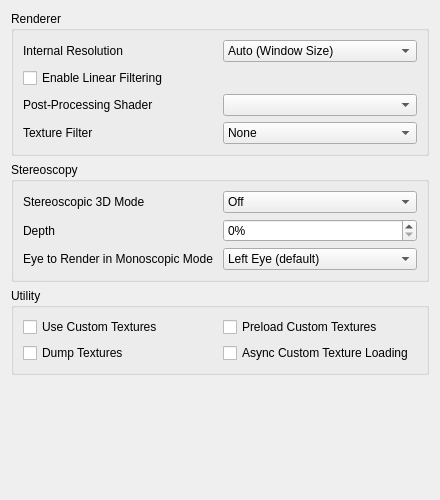
<?xml version="1.0" encoding="UTF-8"?>
<ui version="4.0">
 <class>ConfigureEnhancements</class>
 <widget class="QWidget" name="ConfigureEnhancements">
  <property name="geometry">
   <rect>
    <x>0</x>
    <y>0</y>
    <width>440</width>
    <height>500</height>
   </rect>
  </property>
  <property name="minimumSize">
   <size>
    <width>0</width>
    <height>0</height>
   </size>
  </property>
  <property name="windowTitle">
   <string>Form</string>
  </property>
  <layout class="QVBoxLayout" name="verticalLayout_2">
   <item>
    <widget class="QGroupBox" name="rendererBox">
     <property name="title">
      <string>Renderer</string>
     </property>
     <layout class="QVBoxLayout" name="verticalLayout_3">
      <item>
       <widget class="QWidget" name="widget_resolution" native="true">
        <layout class="QHBoxLayout" name="horizontalLayout_1">
         <property name="leftMargin">
          <number>0</number>
         </property>
         <property name="topMargin">
          <number>0</number>
         </property>
         <property name="rightMargin">
          <number>0</number>
         </property>
         <property name="bottomMargin">
          <number>0</number>
         </property>
         <item>
          <widget class="QLabel" name="resolution_label">
           <property name="text">
            <string>Internal Resolution</string>
           </property>
          </widget>
         </item>
         <item>
          <widget class="QComboBox" name="resolution_factor_combobox">
           <item>
            <property name="text">
             <string>Auto (Window Size)</string>
            </property>
           </item>
           <item>
            <property name="text">
             <string>Native (400x240)</string>
            </property>
           </item>
           <item>
            <property name="text">
             <string>2x Native (800x480)</string>
            </property>
           </item>
           <item>
            <property name="text">
             <string>3x Native (1200x720)</string>
            </property>
           </item>
           <item>
            <property name="text">
             <string>4x Native (1600x960)</string>
            </property>
           </item>
           <item>
            <property name="text">
             <string>5x Native (2000x1200)</string>
            </property>
           </item>
           <item>
            <property name="text">
             <string>6x Native (2400x1440)</string>
            </property>
           </item>
           <item>
            <property name="text">
             <string>7x Native (2800x1680)</string>
            </property>
           </item>
           <item>
            <property name="text">
             <string>8x Native (3200x1920)</string>
            </property>
           </item>
           <item>
            <property name="text">
             <string>9x Native (3600x2160)</string>
            </property>
           </item>
           <item>
            <property name="text">
             <string>10x Native (4000x2400)</string>
            </property>
           </item>
          </widget>
         </item>
        </layout>
       </widget>
      </item>
      <item>
       <widget class="QCheckBox" name="toggle_linear_filter">
        <property name="text">
         <string>Enable Linear Filtering</string>
        </property>
       </widget>
      </item>
      <item>
       <widget class="QWidget" name="widget_shader" native="true">
        <layout class="QHBoxLayout" name="horizontalLayout_2">
         <property name="leftMargin">
          <number>0</number>
         </property>
         <property name="topMargin">
          <number>0</number>
         </property>
         <property name="rightMargin">
          <number>0</number>
         </property>
         <property name="bottomMargin">
          <number>0</number>
         </property>
         <item>
          <widget class="QLabel" name="shader_label">
           <property name="text">
            <string>Post-Processing Shader</string>
           </property>
          </widget>
         </item>
         <item>
          <widget class="QComboBox" name="shader_combobox"/>
         </item>
        </layout>
       </widget>
      </item>
      <item>
       <widget class="QWidget" name="widget_texture_filter" native="true">
        <layout class="QHBoxLayout" name="horizontalLayout_3">
         <property name="leftMargin">
          <number>0</number>
         </property>
         <property name="topMargin">
          <number>0</number>
         </property>
         <property name="rightMargin">
          <number>0</number>
         </property>
         <property name="bottomMargin">
          <number>0</number>
         </property>
         <item>
          <widget class="QLabel" name="texture_filter_label">
           <property name="text">
            <string>Texture Filter</string>
           </property>
          </widget>
         </item>
         <item>
          <widget class="QComboBox" name="texture_filter_combobox">
           <item>
            <property name="text">
             <string>None</string>
            </property>
           </item>
           <item>
            <property name="text">
             <string>Anime4K</string>
            </property>
           </item>
           <item>
            <property name="text">
             <string>Bicubic</string>
            </property>
           </item>
           <item>
            <property name="text">
             <string>Nearest Neighbor</string>
            </property>
           </item>
           <item>
            <property name="text">
             <string>ScaleForce</string>
            </property>
           </item>
           <item>
            <property name="text">
             <string>xBRZ</string>
            </property>
           </item>
          </widget>
         </item>
        </layout>
       </widget>
      </item>
     </layout>
    </widget>
   </item>
   <item>
    <widget class="QGroupBox" name="stereo_group">
     <property name="title">
      <string>Stereoscopy</string>
     </property>
     <layout class="QVBoxLayout" name="verticalLayout_4">
      <item>
       <layout class="QHBoxLayout" name="horizontalLayout_4">
        <item>
         <widget class="QLabel" name="label_4">
          <property name="text">
           <string>Stereoscopic 3D Mode</string>
          </property>
         </widget>
        </item>
        <item>
         <widget class="QComboBox" name="render_3d_combobox">
          <item>
           <property name="text">
            <string>Off</string>
           </property>
          </item>
          <item>
           <property name="text">
            <string>Side by Side</string>
           </property>
          </item>
          <item>
           <property name="text">
            <string>Anaglyph</string>
           </property>
          </item>
          <item>
           <property name="text">
            <string>Interlaced</string>
           </property>
          </item>
          <item>
           <property name="text">
            <string>Reverse Interlaced</string>
           </property>
          </item>
         </widget>
        </item>
       </layout>
      </item>
      <item>
       <layout class="QHBoxLayout" name="horizontalLayout_5">
        <item>
         <widget class="QLabel" name="label_3">
          <property name="text">
           <string>Depth</string>
          </property>
         </widget>
        </item>
        <item>
         <widget class="QSpinBox" name="factor_3d">
          <property name="suffix">
           <string>%</string>
          </property>
          <property name="minimum">
           <number>0</number>
          </property>
          <property name="maximum">
           <number>100</number>
          </property>
          <property name="value">
           <number>0</number>
          </property>
         </widget>
        </item>
       </layout>
      </item>
      <item>
       <layout class="QHBoxLayout" name="horizontalLayout_6">
        <item>
         <widget class="QLabel" name="label_6">
          <property name="text">
           <string>Eye to Render in Monoscopic Mode</string>
          </property>
         </widget>
        </item>
        <item>
         <widget class="QComboBox" name="mono_rendering_eye">
          <item>
           <property name="text">
            <string>Left Eye (default)</string>
           </property>
          </item>
          <item>
           <property name="text">
            <string>Right Eye</string>
           </property>
          </item>
         </widget>
        </item>
       </layout>
      </item>
     </layout>
    </widget>
   </item>
   <item>
    <widget class="QGroupBox" name="utilityBox">
     <property name="title">
      <string>Utility</string>
     </property>
     <layout class="QGridLayout" name="gridLayout_1">
      <item row="1" column="0">
       <widget class="QCheckBox" name="toggle_custom_textures">
        <property name="toolTip">
         <string>&lt;html&gt;&lt;head/&gt;&lt;body&gt;&lt;p&gt;Replace textures with PNG files.&lt;/p&gt;&lt;p&gt;Textures are loaded from load/textures/[Title ID]/.&lt;/p&gt;&lt;/body&gt;&lt;/html&gt;</string>
        </property>
        <property name="text">
         <string>Use Custom Textures</string>
        </property>
       </widget>
      </item>
      <item row="2" column="0">
       <widget class="QCheckBox" name="toggle_dump_textures">
        <property name="toolTip">
         <string>&lt;html&gt;&lt;head/&gt;&lt;body&gt;&lt;p&gt;Dump textures to PNG files.&lt;/p&gt;&lt;p&gt;Textures are dumped to dump/textures/[Title ID]/.&lt;/p&gt;&lt;/body&gt;&lt;/html&gt;</string>
        </property>
        <property name="text">
         <string>Dump Textures</string>
        </property>
       </widget>
      </item>
      <item row="1" column="1">
       <widget class="QCheckBox" name="toggle_preload_textures">
        <property name="toolTip">
         <string>&lt;html&gt;&lt;head/&gt;&lt;body&gt;&lt;p&gt;Load all custom textures into memory on boot, instead of loading them when the game requires them.&lt;/p&gt;&lt;/body&gt;&lt;/html&gt;</string>
        </property>
        <property name="text">
         <string>Preload Custom Textures</string>
        </property>
       </widget>
      </item>
      <item row="2" column="1">
       <widget class="QCheckBox" name="toggle_async_custom_loading">
        <property name="toolTip">
         <string>&lt;html&gt;&lt;head/&gt;&lt;body&gt;&lt;p&gt;Load custom textures asynchronously with background threads to reduce loading stutter&lt;/p&gt;&lt;/body&gt;&lt;/html&gt;</string>
        </property>
        <property name="text">
         <string>Async Custom Texture Loading</string>
        </property>
       </widget>
      </item>
     </layout>
    </widget>
   </item>
   <item>
    <spacer name="verticalSpacer">
     <property name="orientation">
      <enum>Qt::Vertical</enum>
     </property>
     <property name="sizeHint" stdset="0">
      <size>
       <width>20</width>
       <height>270</height>
      </size>
     </property>
    </spacer>
   </item>
  </layout>
 </widget>
 <tabstops>
  <tabstop>resolution_factor_combobox</tabstop>
  <tabstop>toggle_linear_filter</tabstop>
  <tabstop>shader_combobox</tabstop>
  <tabstop>texture_filter_combobox</tabstop>
  <tabstop>render_3d_combobox</tabstop>
  <tabstop>factor_3d</tabstop>
  <tabstop>mono_rendering_eye</tabstop>
  <tabstop>toggle_custom_textures</tabstop>
  <tabstop>toggle_dump_textures</tabstop>
  <tabstop>toggle_preload_textures</tabstop>
 </tabstops>
 <resources/>
 <connections/>
</ui>
